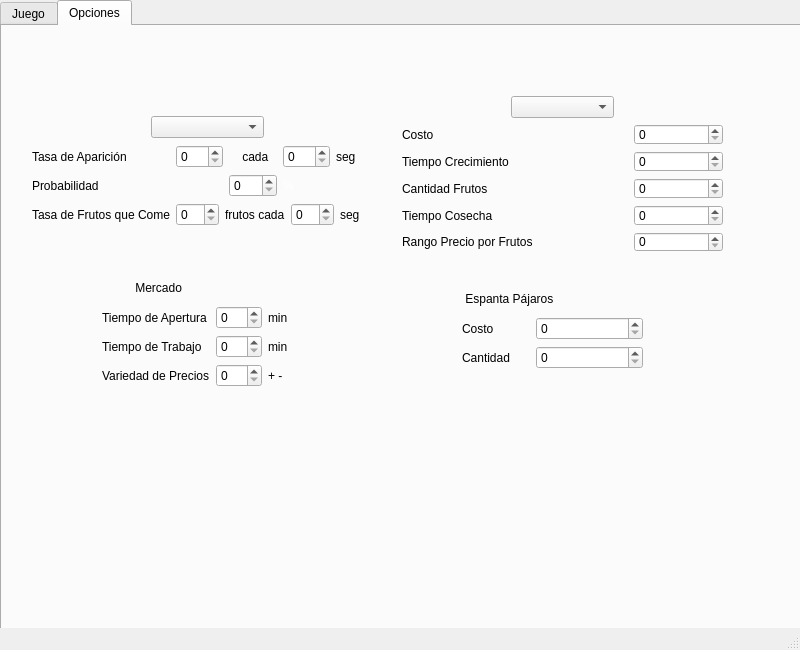
<?xml version="1.0" encoding="UTF-8"?>
<ui version="4.0">
 <class>windownuevapartida</class>
 <widget class="QMainWindow" name="windownuevapartida">
  <property name="geometry">
   <rect>
    <x>0</x>
    <y>0</y>
    <width>800</width>
    <height>650</height>
   </rect>
  </property>
  <property name="windowTitle">
   <string>MainWindow</string>
  </property>
  <widget class="QWidget" name="centralwidget">
   <widget class="QTabWidget" name="principal">
    <property name="geometry">
     <rect>
      <x>0</x>
      <y>0</y>
      <width>900</width>
      <height>650</height>
     </rect>
    </property>
    <property name="currentIndex">
     <number>1</number>
    </property>
    <widget class="QWidget" name="juego">
     <attribute name="title">
      <string>Juego</string>
     </attribute>
     <widget class="QLabel" name="label_7">
      <property name="geometry">
       <rect>
        <x>0</x>
        <y>0</y>
        <width>900</width>
        <height>650</height>
       </rect>
      </property>
      <property name="text">
       <string/>
      </property>
      <property name="pixmap">
       <pixmap resource="imagenes.qrc">:/imagenes/pine_forest_by_boneswolbach-d9tshtb.png</pixmap>
      </property>
      <property name="scaledContents">
       <bool>true</bool>
      </property>
     </widget>
    </widget>
    <widget class="QWidget" name="opciones">
     <attribute name="title">
      <string>Opciones</string>
     </attribute>
     <widget class="QLabel" name="label_6">
      <property name="geometry">
       <rect>
        <x>0</x>
        <y>0</y>
        <width>900</width>
        <height>650</height>
       </rect>
      </property>
      <property name="text">
       <string/>
      </property>
      <property name="pixmap">
       <pixmap resource="imagenes.qrc">:/imagenes/pine_forest_by_boneswolbach-d9tshtb.png</pixmap>
      </property>
      <property name="scaledContents">
       <bool>true</bool>
      </property>
     </widget>
     <widget class="QWidget" name="verticalLayoutWidget_9">
      <property name="geometry">
       <rect>
        <x>100</x>
        <y>250</y>
        <width>211</width>
        <height>111</height>
       </rect>
      </property>
      <layout class="QVBoxLayout" name="Mercado">
       <item>
        <widget class="QLabel" name="label_107">
         <property name="styleSheet">
          <string notr="true">color: rgb(0, 0, 0);
font: 14pt &quot;MS Shell Dlg 2&quot;;</string>
         </property>
         <property name="text">
          <string>          Mercado</string>
         </property>
        </widget>
       </item>
       <item>
        <layout class="QFormLayout" name="formLayout_15">
         <item row="0" column="0">
          <widget class="QLabel" name="label_108">
           <property name="styleSheet">
            <string notr="true">color: rgb(0, 0, 0);
font: 8pt &quot;MS Shell Dlg 2&quot;;</string>
           </property>
           <property name="text">
            <string>Tiempo de Apertura</string>
           </property>
          </widget>
         </item>
         <item row="1" column="0">
          <widget class="QLabel" name="label_109">
           <property name="styleSheet">
            <string notr="true">color: rgb(0, 0, 0);
font: 8pt &quot;MS Shell Dlg 2&quot;;</string>
           </property>
           <property name="text">
            <string>Tiempo de Trabajo</string>
           </property>
          </widget>
         </item>
         <item row="2" column="0">
          <widget class="QLabel" name="label_113">
           <property name="styleSheet">
            <string notr="true">color: rgb(0, 0, 0);
font: 8pt &quot;MS Shell Dlg 2&quot;;</string>
           </property>
           <property name="text">
            <string>Variedad de Precios</string>
           </property>
          </widget>
         </item>
         <item row="0" column="1">
          <layout class="QHBoxLayout" name="horizontalLayout_15">
           <item>
            <widget class="QSpinBox" name="spinBox_73"/>
           </item>
           <item>
            <widget class="QLabel" name="label_111">
             <property name="styleSheet">
              <string notr="true">color: rgb(0, 0, 0);
font: 8pt &quot;MS Shell Dlg 2&quot;;</string>
             </property>
             <property name="text">
              <string>min</string>
             </property>
            </widget>
           </item>
          </layout>
         </item>
         <item row="1" column="1">
          <layout class="QHBoxLayout" name="horizontalLayout_16">
           <item>
            <widget class="QSpinBox" name="spinBox_74"/>
           </item>
           <item>
            <widget class="QLabel" name="label_112">
             <property name="styleSheet">
              <string notr="true">color: rgb(0, 0, 0);
font: 8pt &quot;MS Shell Dlg 2&quot;;</string>
             </property>
             <property name="text">
              <string>min</string>
             </property>
            </widget>
           </item>
          </layout>
         </item>
         <item row="2" column="1">
          <layout class="QHBoxLayout" name="horizontalLayout_17">
           <item>
            <widget class="QSpinBox" name="spinBox_75"/>
           </item>
           <item>
            <widget class="QLabel" name="label_114">
             <property name="styleSheet">
              <string notr="true">color: rgb(0, 0, 0);
font: 8pt &quot;MS Shell Dlg 2&quot;;</string>
             </property>
             <property name="text">
              <string>+ -</string>
             </property>
            </widget>
           </item>
          </layout>
         </item>
        </layout>
       </item>
      </layout>
     </widget>
     <widget class="QWidget" name="verticalLayoutWidget_7">
      <property name="geometry">
       <rect>
        <x>30</x>
        <y>90</y>
        <width>351</width>
        <height>110</height>
       </rect>
      </property>
      <layout class="QVBoxLayout" name="Animales">
       <item>
        <layout class="QHBoxLayout" name="horizontalLayout">
         <item>
          <widget class="QLabel" name="label_3">
           <property name="text">
            <string/>
           </property>
          </widget>
         </item>
         <item>
          <widget class="QComboBox" name="tipoAnimales"/>
         </item>
         <item>
          <widget class="QLabel" name="label_5">
           <property name="text">
            <string/>
           </property>
          </widget>
         </item>
        </layout>
       </item>
       <item>
        <layout class="QFormLayout" name="formLayout_13">
         <item row="0" column="0">
          <widget class="QLabel" name="label_86">
           <property name="styleSheet">
            <string notr="true">color: rgb(0, 0, 0);
font: 8pt &quot;MS Shell Dlg 2&quot;;</string>
           </property>
           <property name="text">
            <string>Tasa de Aparición</string>
           </property>
          </widget>
         </item>
         <item row="1" column="0">
          <widget class="QLabel" name="label_87">
           <property name="styleSheet">
            <string notr="true">color: rgb(0, 0, 0);
font: 8pt &quot;MS Shell Dlg 2&quot;;</string>
           </property>
           <property name="text">
            <string>Probabilidad</string>
           </property>
          </widget>
         </item>
         <item row="1" column="1">
          <layout class="QHBoxLayout" name="horizontalLayout_9">
           <item>
            <widget class="QLabel" name="label_88">
             <property name="text">
              <string/>
             </property>
            </widget>
           </item>
           <item>
            <widget class="QSpinBox" name="probabilidad"/>
           </item>
           <item>
            <widget class="QLabel" name="label_89">
             <property name="styleSheet">
              <string notr="true">color: rgb(255, 255, 255);
font: 8pt &quot;MS Shell Dlg 2&quot;;</string>
             </property>
             <property name="text">
              <string>%</string>
             </property>
            </widget>
           </item>
           <item>
            <widget class="QLabel" name="label_90">
             <property name="text">
              <string/>
             </property>
            </widget>
           </item>
          </layout>
         </item>
         <item row="2" column="0">
          <widget class="QLabel" name="label_91">
           <property name="styleSheet">
            <string notr="true">color: rgb(0, 0, 0);
font: 8pt &quot;MS Shell Dlg 2&quot;;</string>
           </property>
           <property name="text">
            <string>Tasa de Frutos que Come</string>
           </property>
          </widget>
         </item>
         <item row="0" column="1">
          <layout class="QHBoxLayout" name="horizontalLayout_10">
           <item>
            <widget class="QSpinBox" name="spinBox_64"/>
           </item>
           <item>
            <widget class="QLabel" name="label_92">
             <property name="styleSheet">
              <string notr="true">color: rgb(0, 0, 0);
font: 8pt &quot;MS Shell Dlg 2&quot;;</string>
             </property>
             <property name="text">
              <string>    cada</string>
             </property>
            </widget>
           </item>
           <item>
            <widget class="QSpinBox" name="spinBox_65"/>
           </item>
           <item>
            <widget class="QLabel" name="label_93">
             <property name="styleSheet">
              <string notr="true">color: rgb(0, 0, 0);
font: 8pt &quot;MS Shell Dlg 2&quot;;</string>
             </property>
             <property name="text">
              <string>seg</string>
             </property>
            </widget>
           </item>
          </layout>
         </item>
         <item row="2" column="1">
          <layout class="QHBoxLayout" name="horizontalLayout_11">
           <item>
            <widget class="QSpinBox" name="spinBox_66"/>
           </item>
           <item>
            <widget class="QLabel" name="label_94">
             <property name="styleSheet">
              <string notr="true">color: rgb(0, 0, 0);
font: 8pt &quot;MS Shell Dlg 2&quot;;</string>
             </property>
             <property name="text">
              <string>frutos cada</string>
             </property>
            </widget>
           </item>
           <item>
            <widget class="QSpinBox" name="spinBox_67"/>
           </item>
           <item>
            <widget class="QLabel" name="label_95">
             <property name="styleSheet">
              <string notr="true">color: rgb(0, 0, 0);
font: 8pt &quot;MS Shell Dlg 2&quot;;</string>
             </property>
             <property name="text">
              <string>seg</string>
             </property>
            </widget>
           </item>
          </layout>
         </item>
        </layout>
       </item>
      </layout>
     </widget>
     <widget class="QWidget" name="verticalLayoutWidget_10">
      <property name="geometry">
       <rect>
        <x>460</x>
        <y>260</y>
        <width>181</width>
        <height>83</height>
       </rect>
      </property>
      <layout class="QVBoxLayout" name="Espantapajaros">
       <item>
        <widget class="QLabel" name="label_110">
         <property name="styleSheet">
          <string notr="true">color: rgb(0, 0, 0);
font: 14pt &quot;MS Shell Dlg 2&quot;;</string>
         </property>
         <property name="text">
          <string> Espanta Pájaros</string>
         </property>
        </widget>
       </item>
       <item>
        <layout class="QFormLayout" name="formLayout_16">
         <item row="0" column="0">
          <widget class="QLabel" name="label_115">
           <property name="styleSheet">
            <string notr="true">color: rgb(0, 0, 0);
font: 8pt &quot;MS Shell Dlg 2&quot;;</string>
           </property>
           <property name="text">
            <string>Costo           </string>
           </property>
          </widget>
         </item>
         <item row="0" column="1">
          <layout class="QHBoxLayout" name="horizontalLayout_18">
           <item>
            <widget class="QSpinBox" name="spinBox_76"/>
           </item>
          </layout>
         </item>
         <item row="1" column="0">
          <widget class="QLabel" name="label_116">
           <property name="styleSheet">
            <string notr="true">color: rgb(0, 0, 0);
font: 8pt &quot;MS Shell Dlg 2&quot;;</string>
           </property>
           <property name="text">
            <string>Cantidad</string>
           </property>
          </widget>
         </item>
         <item row="1" column="1">
          <layout class="QHBoxLayout" name="horizontalLayout_19">
           <item>
            <widget class="QSpinBox" name="spinBox_77"/>
           </item>
          </layout>
         </item>
        </layout>
       </item>
      </layout>
     </widget>
     <widget class="QWidget" name="verticalLayoutWidget_8">
      <property name="geometry">
       <rect>
        <x>400</x>
        <y>70</y>
        <width>321</width>
        <height>156</height>
       </rect>
      </property>
      <layout class="QVBoxLayout" name="Arboles">
       <item>
        <layout class="QHBoxLayout" name="horizontalLayout_2">
         <item>
          <widget class="QLabel" name="label">
           <property name="text">
            <string/>
           </property>
          </widget>
         </item>
         <item>
          <widget class="QComboBox" name="tipoArboles"/>
         </item>
         <item>
          <widget class="QLabel" name="label_4">
           <property name="text">
            <string/>
           </property>
          </widget>
         </item>
        </layout>
       </item>
       <item>
        <layout class="QGridLayout" name="gridLayout">
         <item row="1" column="0">
          <widget class="QLabel" name="label_117">
           <property name="styleSheet">
            <string notr="true">color: rgb(0, 0, 0);
font: 8pt &quot;MS Shell Dlg 2&quot;;</string>
           </property>
           <property name="text">
            <string>Tiempo Crecimiento</string>
           </property>
          </widget>
         </item>
         <item row="2" column="2">
          <widget class="QSpinBox" name="spinBox_81"/>
         </item>
         <item row="3" column="0">
          <widget class="QLabel" name="label_129">
           <property name="styleSheet">
            <string notr="true">color: rgb(0, 0, 0);
font: 8pt &quot;MS Shell Dlg 2&quot;;</string>
           </property>
           <property name="text">
            <string>Tiempo Cosecha</string>
           </property>
          </widget>
         </item>
         <item row="1" column="2">
          <widget class="QSpinBox" name="spinBox_78"/>
         </item>
         <item row="2" column="0">
          <widget class="QLabel" name="label_121">
           <property name="styleSheet">
            <string notr="true">color: rgb(0, 0, 0);
font: 8pt &quot;MS Shell Dlg 2&quot;;</string>
           </property>
           <property name="text">
            <string>Cantidad Frutos</string>
           </property>
          </widget>
         </item>
         <item row="0" column="1">
          <widget class="QLabel" name="label_2">
           <property name="text">
            <string/>
           </property>
          </widget>
         </item>
         <item row="0" column="0">
          <widget class="QLabel" name="label_106">
           <property name="styleSheet">
            <string notr="true">color: rgb(0, 0, 0);
font: 8pt &quot;MS Shell Dlg 2&quot;;</string>
           </property>
           <property name="text">
            <string>Costo</string>
           </property>
          </widget>
         </item>
         <item row="0" column="2">
          <widget class="QSpinBox" name="spinBox_79"/>
         </item>
         <item row="4" column="0">
          <widget class="QLabel" name="label_130">
           <property name="styleSheet">
            <string notr="true">color: rgb(0, 0, 0);
font: 8pt &quot;MS Shell Dlg 2&quot;;</string>
           </property>
           <property name="text">
            <string>Rango Precio por Frutos</string>
           </property>
          </widget>
         </item>
         <item row="3" column="2">
          <widget class="QSpinBox" name="spinBox"/>
         </item>
         <item row="4" column="2">
          <widget class="QSpinBox" name="spinBox_2"/>
         </item>
        </layout>
       </item>
      </layout>
     </widget>
    </widget>
   </widget>
  </widget>
  <widget class="QMenuBar" name="menubar">
   <property name="geometry">
    <rect>
     <x>0</x>
     <y>0</y>
     <width>800</width>
     <height>21</height>
    </rect>
   </property>
  </widget>
  <widget class="QStatusBar" name="statusbar"/>
 </widget>
 <resources>
  <include location="imagenes.qrc"/>
 </resources>
 <connections/>
</ui>
